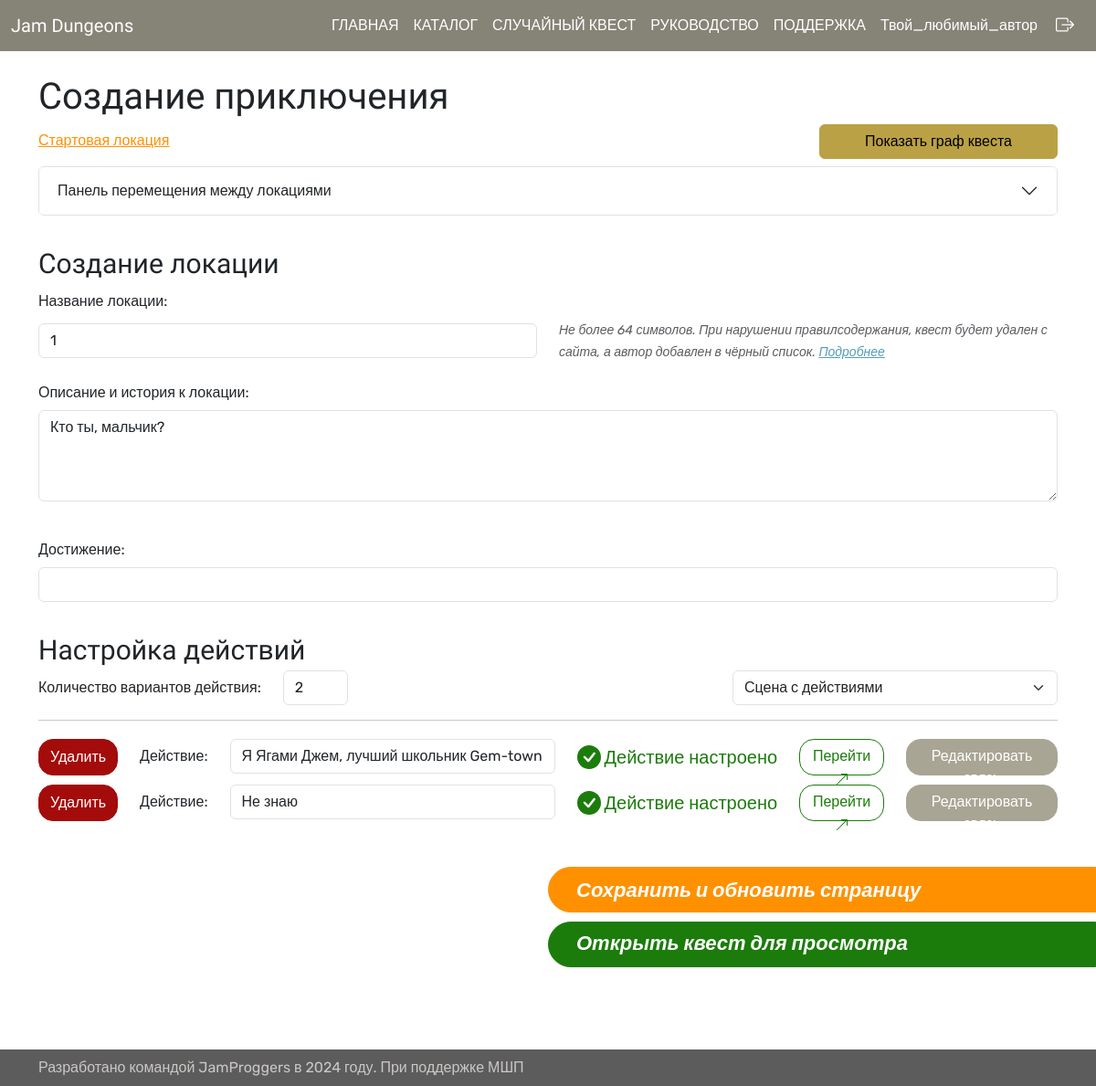
The app's page /create/location/1 (signed in) with its own data.
### main/models.py (models this page shows, shortened)
class User(AbstractUser):
    telegram_token = models.CharField(max_length=64, editable=False, null=True)
    telegram_lifetime = models.DateTimeField(null=True)
    telegram_id = models.IntegerField(null=True)
    experience = models.IntegerField(default=0)
    image = models.ImageField(null=True, blank=True, upload_to="images/")

class Connect_location(models.Model):
    connect_id = models.AutoField(primary_key=True)
    from_location = models.IntegerField()
    to_location = models.IntegerField()
    action = models.CharField(max_length=64)

### main/views/creating.py (the view, shortened to what this page needs)
# urls.py: path('create/location/<int:location_id>', creating.create_location, name='create_location'),
@login_required(redirect_field_name=None)
def create_location(request, location_id: int):
    context = get_base_context(request)
    location = Location.objects.get(id=location_id)
    quest = Quest.objects.get(id=location.quest_id)
    if quest.author_id != context["user"].id:
        return HttpResponseNotFound("<h1>Не трожь чужое</h1>")
    actions = Connect_location.objects.filter(from_location=location_id)
    locations = Location.objects.filter(quest_id=location.quest_id)
    context["from_locations"] = navigator_from_locations(location_id)
    context["alfa_locations"] = navigator_to_locations(location_id)
    context["all_locations"] = locations
    context["location_id"] = location.id
    context["start_location"] = quest.start_location
    print(">>>>>", context["start_location"])
    action_forms = []
    for action in actions:
        if action.action:
            action_forms.append(
                CreateActionForm(
                    initial={"action": action.action},
                    id=action.connect_id,
                    to_location=action.to_location,
                )
            )
    context["location_form"] = CreateLocationForm(
        initial={
            "history": location.text,
            "countActions": location.count_connections,
            "name": location.name,
        },
        actions=action_forms,
        current_min_value=location.count_connections,
    )
    context["location_form"].fields["final_location"].initial = [
        int(location.the_end)
    ]
    context["the_end"] = int(location.the_end)
    if location.the_end:
        context["location_form"].fields["countActions"].widget.attrs[
            "disabled"
        ] = True
    else:
        context["location_form"].fields["countActions"].widget.attrs[
            "disabled"
        ] = False
    nodes = []
    edges = []
    for location in locations:
        nodes.append({"data": {"id": location.id, "name": location.name}})
        connects = Connect_location.objects.filter(from_location=location.id)
        for connect in connects:
            if connect.to_location:
                edges.append(
                    {
                        "data": {
                            "source": connect.from_location,
                            "target": connect.to_location,
                            "name": connect.action,
                        }
                    }
                )
    context["nodes"] = json.dumps(nodes)
    context["edges"] = json.dumps(edges)
    return render(request, "create_quests_pages/create_location.html", context)

### main/forms.py
class LoginForm(forms.Form):
    username = forms.CharField(
        max_length=20,
        required=True,
        widget=forms.TextInput(
            attrs={
                "class": "form-control",
                "placeholder": "Username",
            }
        ),
    )
    password = forms.CharField(
        max_length=20,
        required=True,
        widget=forms.PasswordInput(
            attrs={
                "class": "form-control",
                "placeholder": "Password",
            }
        ),
    )

class Support(forms.Form):
    email = forms.EmailField(
        label="Электронная почта",
        max_length=65,
        widget=forms.EmailInput(
            attrs={
                "class": "form-control",
            }
        ),
        required=False,
    )
    message = forms.CharField(
        label="Сообщение",
        max_length=5000,
        widget=forms.Textarea(
            attrs={
                "class": "form-control",
                "placeholder": "Подробно пишите Вашу проблему",
                "style": "height:60px",
            }
        ),
    )

### main/views/views.py (called while the page is built, shortened)
def get_base_context(request):
    data = Quest.objects.exclude(status=0, visibility=0)
    random.seed()
    current_date_time = datetime.datetime.now()
    current_time = current_date_time.time()
    random.seed(str(current_time)[-4:-2])
    if data:
        return {
            "loginform": LoginForm(),
            "supportform": Support(),
            "user": request.user,
            "complaintform": ComplaintForm(),
            "is_staff": request.user.is_staff,
            "random": data[random.randint(0, len(data) - 1)].id,
        }

def navigator_to_locations(location_id: int = 0):
    connects_from = Connect_location.objects.filter(to_location=location_id)
    before_before_alfa_locations = set()
    for connect in connects_from:
        for i in Connect_location.objects.filter(from_location=connect.from_location):
            before_before_alfa_locations.add(i)
    alfa_locations = set()
    for connect in before_before_alfa_locations:
        for i in Location.objects.filter(id=connect.to_location):
            alfa_locations.add(i)
    return list(alfa_locations)

### main/templates/create_quests_pages/create_location.html (shortened to what this page needs)
{% extends 'base.html' %}
{% load static %}
{% block content %}
<form action="" method="post">
    <div class="container">
        <span class="logo" style="font-size: 40px; ">Создание приключения</span>
        <div class="row">
            <div class="col">
                <nav aria-label="breadcrumb" style="margin-top: 6px;">
                    <ol class="breadcrumb">
                        <li class="breadcrumb-item"><a href="{% url 'create_location' location_id=start_location %}">Стартовая локация</a></li>
                    </ol>
                </nav>
            </div>
            <div class="col-3">
            </div>
            <div class="col-3">
                <button class="btn btn-warning" style="width: 100%;" id="graph_mode" type="button" onclick="graph_modes()" onfocus="graph.return_graph()">
                    Показать граф квеста
                </button>
            </div>
        </div>
        <div class="accordion" style="margin-bottom: 30px;">
            <div class="accordion-item">
                <h2 class="accordion-header">
                    <button class="accordion-button collapsed" type="button" data-bs-toggle="collapse" data-bs-target="#collapseOne" aria-controls="collapseOne">
                        Панель перемещения между локациями
                    </button>
                </h2>
            </div>
        </div>
        <span class="logo" style="font-size: 30px;">Создание локации</span>
        <div class="row">
                <label class="col-form-label">{{ location_form.name.label }}:</label>
        </div>
        <div class="row align-items-center">
            <div class="col">{{ location_form.name }}</div>
            <div class="col">
                <span class="text-muted align-middle" style="font-size: 14px;"><i>Не более 64 символов. При нарушении правилсодержания, квест будет удален с сайта, а автор добавлен в чёрный список. <a class="link-info" href="{% url 'guide' %}">Подробнее</a></i></span>
            </div>
        </div>
        <div class="row g-1 align-items-left" style="margin-top:10px;">
            <div class="col col-auto">
                <label class="col-form-label">{{ location_form.history.label }}:</label>
            </div>
        </div>
        <div class="row align-items-center" style="margin-bottom: 30px;">
            <div class="col">
                {{ location_form.history }}
            </div>
        </div>
                <div class="row g-1 align-items-left" style="margin-top:10px;">
            <div class="col col-auto">
                <label class="col-form-label">{{ location_form.achievement.label }}:</label>
            </div>
        </div>
        <div class="row align-items-center" style="margin-bottom: 30px;">
            <div class="col">
                {{ location_form.achievement }}
            </div>
        </div>
        <span class="logo" style="font-size: 30px;">Настройка действий</span>
        <div class="row" style="margin-bottom: 10px;">
            <div class="col col-auto"><label for="count_actions" class="col-form-label">{{ location_form.countActions.label }}:</label></div>
            <div class="col col-1" id="count_actions">{{ location_form.countActions }}</div>
            <div class="col" style="width: fill;"></div>
            <div class="col col-4" id="final_location">
                {{ location_form.final_location }}
            </div>
        </div>
        <hr style="margin-bottom: 20px;">
        {% if the_end != 1 %}
            {% for action_item in location_form.actions %}
                <div class="row" style="margin-bottom: 10px;">
                    <div class="col-auto">
                            <button data-bs-toggle="modal" type="button" class="btn btn-danger rounded-4 text-white" data-bs-target="#exampleModal" style="width:100%; height: 40px;" onclick="delete_connection({{action_item.id}})">Удалить</button>
                    </div>
                    <div class="col col-auto">
                        <label class="col-form-label" style="">{{ action_item.action.label }}:</label>
                    </div>
                    <div class="col col-4">
                        {{ action_item.action }}
                    </div>
                    {% if action_item.to_location %}
                        <div class="col-auto">
                            <span class="align-middle text-success" style="height: fill; font-size:20px">Действие настроено</span>
                        </div>
                        <div class="col" style="width: 80%;">
                            <a href="{% url 'create_location' location_id=action_item.to_location%}"><button  type="button" class="btn btn-outline-success rounded-4" data-bs-target="#exampleModal" style="width:100%; height: 40px; font-size: 16px;">
                                Перейти
                                <svg xmlns="http://www.w3.org/2000/svg" width="16" height="16" fill="currentColor" class="bi bi-arrow-up-right" viewBox="0 0 16 16">
                                  <path fill-rule="evenodd" d="M14 2.5a.5.5 0 0 0-.5-.5h-6a.5.5 0 0 0 0 1h4.793L2.146 13.146a.5.5 0 0 0 .708.708L13 3.707V8.5a.5.5 0 0 0 1 0z"></path>
                                </svg>
                            </button></a>
                        </div>
                        <div class="col-2">
                            <button data-bs-toggle="modal" type="button" class="btn btn-secondary rounded-4 text-white" data-bs-target="#exampleModal" style="width:100%; height: 40px;" onclick="modal({{action_item.id}})">Редактировать связь</button>
                        </div>
                    {% endif %}
                </div>
            {% endfor %}
        {% endif %}
    </div>
    <div class="position-relative" style="margin-top: 50px; margin-bottom: 110px;">
        <button class="position-absolute top-40 end-0 col btn btn-primary text-start text-white" type="submit" style="width: 50%; height: 50px; border-radius: 2rem 0px 0px 2rem; font-size: 22px; padding-left: 30px;"><i><strong>Сохранить и обновить страницу</strong></i></button>
    </div>
    <div class="position-relative" style="margin-top: 50px; margin-bottom: 200px;">
        <a class="position-absolute top-60 end-0 col btn btn-success text-start text-white" type="button" href="{% url 'complete_quest' location_id=location_id %}" style=" width: 50%; height: 50px; border-radius: 2rem 0px 0px 2rem; font-size: 22px; padding-left: 30px;" ><i><strong>Открыть квест для просмотра</strong></i></a>
    </div>
</form>
{% endblock %}

### main/templates/base.html (shortened to what this page needs)
{% load static %}
<!doctype html>
<html lang="ru" class="h-100" >
    <head>
        {% block base_css %}
            <link rel="stylesheet" href="{% static 'css/custom.css' %}">
            <link rel="stylesheet" href="{% static 'css/fonts.css' %}">
            <link rel="stylesheet" href="{% static 'css/style.css' %}">
            <link rel="stylesheet" href="{% static 'css/grade.css' %}">
            <link rel="stylesheet" href="https://cdn.jsdelivr.net/npm/bootstrap-icons@1.11.3/font/bootstrap-icons.min.css">
        {% endblock %}
    </head>
    <body class="d-flex flex-column h-100">
        <header>
            {% include 'header.html' %}
        </header>
        <main role="main" class="mt-3 flex-shrink-0">
            <div class="container" style="padding-top: 60px;">
            </div>
            {% block content %}
            {% endblock %}
        </main>
        <div style="padding-bottom: 50px;"></div>
        <footer class="navbar mt-auto py-2 bg-dark" >
            {% block footer %}
                {% include 'footer.html' %}
            {% endblock %}
        </footer>
    </body>
</html>

### main/templates/header.html (shortened to what this page needs)
<nav class="navbar navbar-expand-md navbar-dark fixed-top"  data-bs-theme="dark" style="background-color: #868377;">
    <div class="container-fluid">
            <a class="navbar-brand" href="{% url 'index' %}">
                <b class="logo">Jam Dungeons</b>
            </a>
            <ul class="navbar-nav mr-right">
                <li class="nav-item">
                  <a class="nav-link active" aria-current="page" href="{% url 'index' %}">ГЛАВНАЯ</a>
                </li>
                <li class="nav-item">
                  <a class="nav-link active" href="{% url 'catalog' %}">КАТАЛОГ</a>
                </li>
                <li class="nav-item">
                    {% if random %}
                        <a class="nav-link active" aria-current="page" href="{% url 'character' quest_id=random %}">СЛУЧАЙНЫЙ КВЕСТ</a>
                    {% endif %}
                </li>
                <li class="nav-item">
                  <a class="nav-link active" aria-current="page" href="{% url 'guide' %}">РУКОВОДСТВО</a>
                </li>
                <li class="nav-item">
                  <button class="nav-link active" data-bs-toggle="modal" data-bs-target="#helpModal">ПОДДЕРЖКА</button>
                </li>
                {% if request.user.is_authenticated %}
                    <li class="nav-item">
                        <a class="nav-link active" aria-current="page" href="{% url 'account' %}">{{ request.user }}</a>
                    </li>
                    <li class="nav-item">
                        <button class="btn btn-dark" style="border: 0px; background-color: #868377;" data-bs-toggle="modal" data-bs-target="#logoutModal">
                        </button>
                    </li>
                {% else %}
                    <li class="nav-item">
                        <button class="nav-link active" data-bs-toggle="modal" data-bs-target="#loginModal">ВХОД / РЕГИСТРАЦИЯ</button>
                    </li>
                {% endif %}
            </ul>
        </div>
    </nav>

### main/templates/account_pages/adventures.html (shortened to what this page needs)
{% load static %}

### main/templates/footer.html
<div class="container">
    {% block footer %}
    <span class="text-light">
        Разработано командой JamProggers в 2024 году. При поддержке МШП
    </span>
    {% endblock %}
</div>

### main/templates/create_quests_pages/create_location.html (style rules this page uses)
#graph_mode, #return_graph { position: relative; z-index: 2; }

### records on screen
User: user "Твой_любимый_автор"
Connect_location: action "Я Ягами Джем, лучший школьник Gem-town"
Connect_location: action "Не знаю"

### other values on screen
{{ location_form.name.label }} "Название локации"
{{ location_form.history.label }} "Описание и история к локации"
{{ location_form.achievement.label }} "Достижение"
{{ location_form.countActions.label }} "Количество вариантов действия"
{{ action_item.action.label }} "Действие" "Действие"
